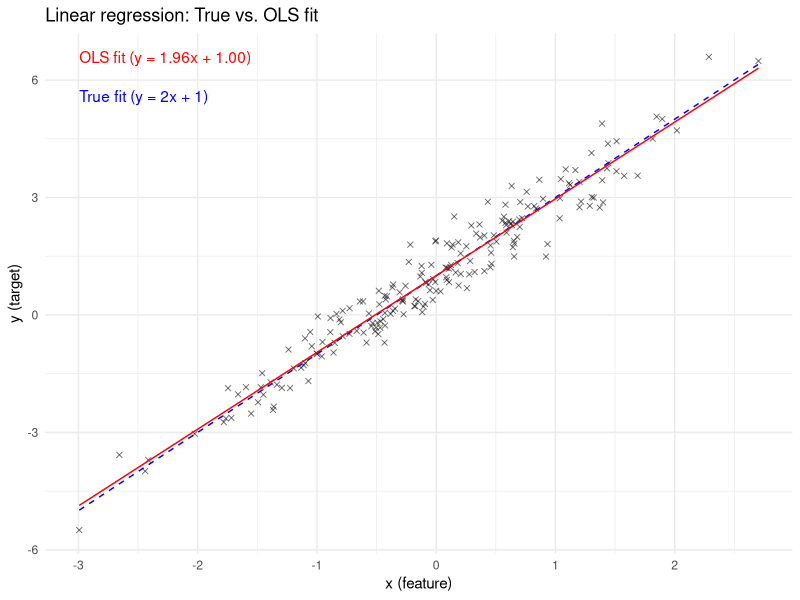
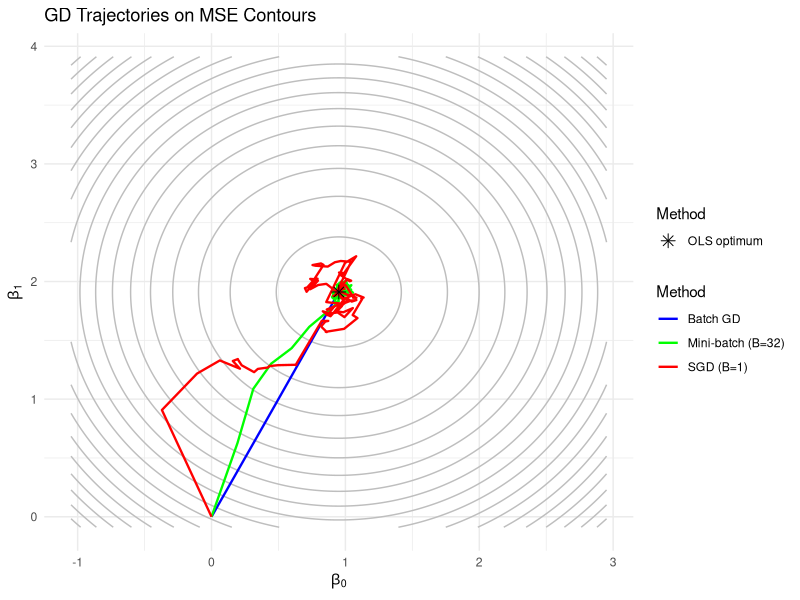
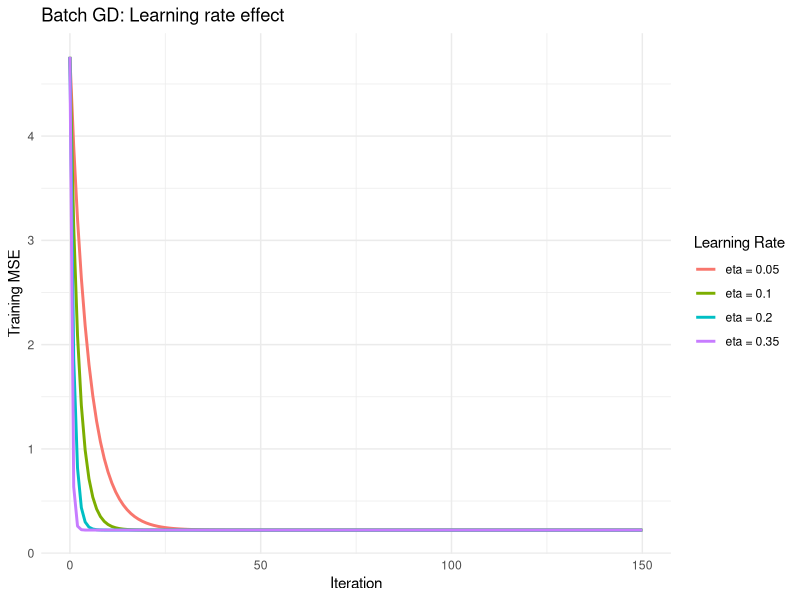
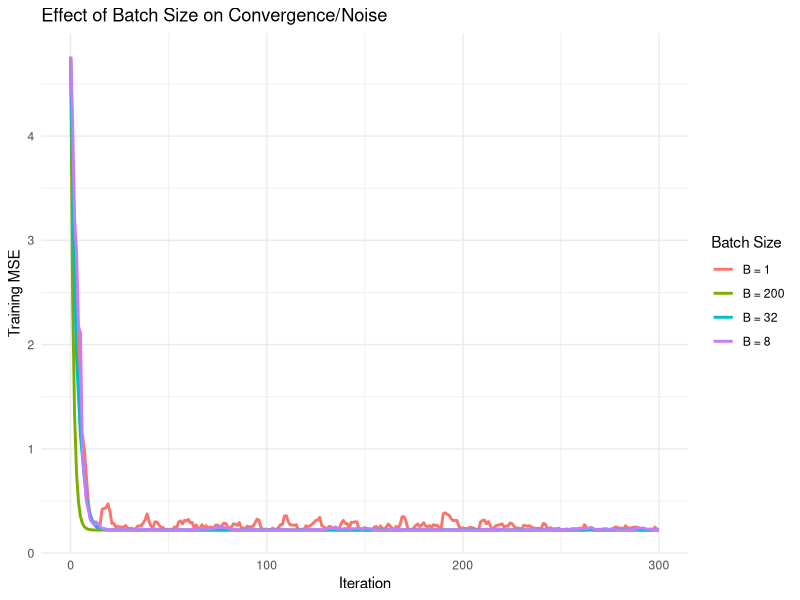
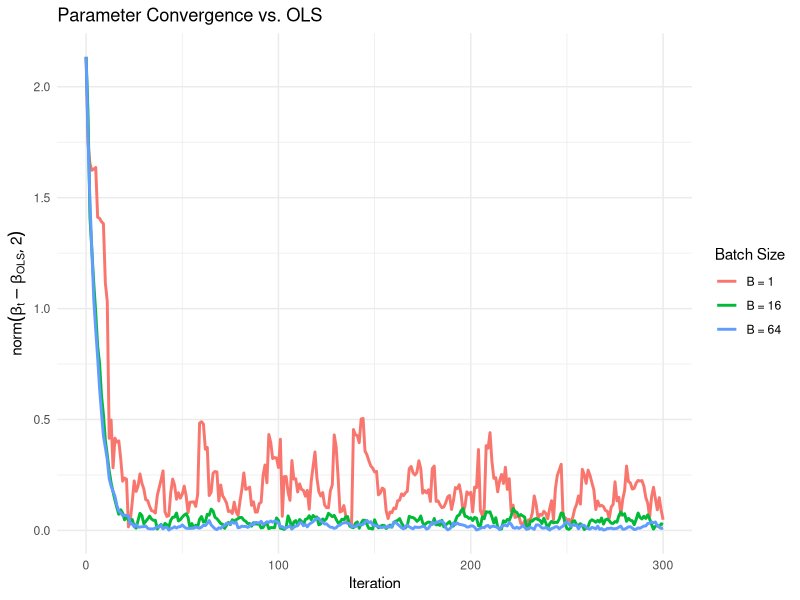
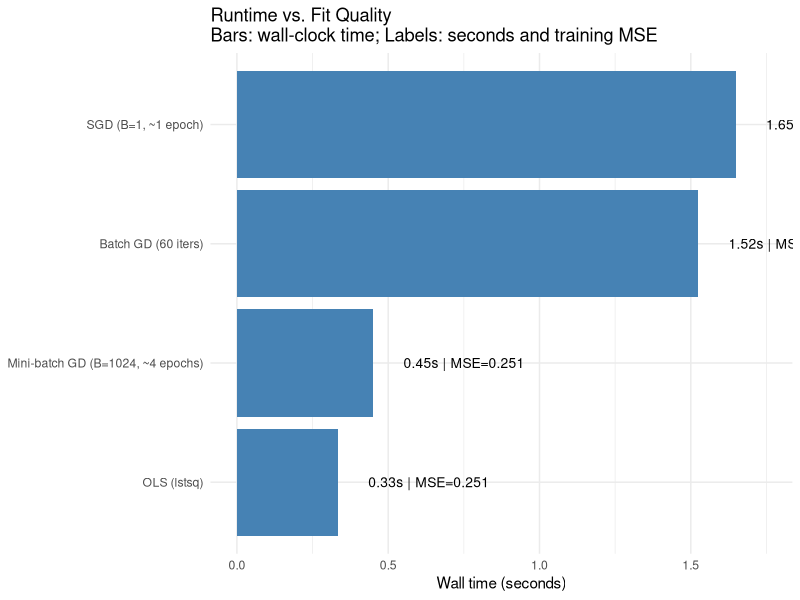

Generate these figures, in order, with R:
## ---- chunk 1
knitr::opts_chunk$set(echo = TRUE)
## ---- chunk 2
# Load necessary library
library(ggplot2)

# Set seed for reproducibility
set.seed(42)

## ---- chunk 3
# Generate synthetic data
n <- 200
x <- rnorm(n)
X <- cbind(1, x)
beta_true <- c(1.0, 2.0)
y <- X %*% beta_true + rnorm(n, sd = 0.5)
## ---- chunk 4

# True line and OLS fit
y_true <- X %*% beta_true
beta_hat <- solve(t(X) %*% X) %*% t(X) %*% y
y_pred <- X %*% beta_hat

# Sort for clean line rendering
order <- order(x)
x_sorted <- x[order]
y_true_sorted <- y_true[order]
y_pred_sorted <- y_pred[order]

# Create data frame for plotting
df <- data.frame(
  x = x,
  y = y,
  x_sorted = x_sorted,
  y_true_sorted = y_true_sorted,
  y_pred_sorted = y_pred_sorted
)

# Plot
ggplot(df, aes(x = x, y = y)) +
  geom_point(alpha = 0.55, shape = 4) +
  geom_line(aes(x = x_sorted, y = y_true_sorted), linetype = "dashed", color = "blue") +
  geom_line(aes(x = x_sorted, y = y_pred_sorted), color = "red") +
  labs(
    title = "Linear regression: True vs. OLS fit",
    x = "x (feature)",
    y = "y (target)"
  ) +
  annotate("text", x = min(x), y = max(y), hjust = 0,
           label = sprintf("OLS fit (y = %.2fx + %.2f)", beta_hat[2], beta_hat[1]),
           color = "red") +
  annotate("text", x = min(x), y = max(y) - 1, hjust = 0,
           label = "True fit (y = 2x + 1)",
           color = "blue") +
  theme_minimal()
## ---- chunk 5
# Standardize feature
Xs <- X
Xs[, 2] <- scale(Xs[, 2])
## ---- chunk 6
# Closed-form OLS
XtX <- t(Xs) %*% Xs
Xty <- t(Xs) %*% y
beta_ols <- solve(XtX, Xty)
## ---- chunk 7
# Gradient Descent Relevant Functions
loss <- function(beta, X_data = Xs, y_data = y) {
  r <- X_data %*% beta - y_data
  mean(r^2)
}

grad <- function(beta, X_data = Xs, y_data = y) {
  r <- X_data %*% beta - y_data
  (2 / length(y_data)) * t(X_data) %*% r
}

run_gd <- function(eta, steps, beta0 = NULL) {
  if (is.null(beta0)) {
    beta <- rep(0, ncol(Xs))  # Initialize beta as a 2D vector
  } else {
    beta <- beta0
  }

  path <- matrix(NA, nrow = steps + 1, ncol = 2)
  losses <- numeric(steps + 1)

  path[1, ] <- beta
  losses[1] <- loss(beta)

  for (i in 1:steps) {
    g <- grad(beta)
    beta <- beta - eta * g
    path[i + 1, ] <- beta
    losses[i + 1] <- loss(beta)
  }

  list(path = path, losses = losses)
}

run_minibatch <- function(eta, steps, B, beta0 = NULL, replace = FALSE) {
  if (is.null(beta0)) {
    beta <- rep(0, ncol(Xs))  # Initialize beta as a 2D vector
  } else {
    beta <- beta0
  }

  path <- matrix(NA, nrow = steps + 1, ncol = 2)
  losses <- numeric(steps + 1)

  path[1, ] <- beta
  losses[1] <- loss(beta)

  for (i in 1:steps) {
    idx <- sample(1:nrow(Xs), size = B, replace = replace)
    Xi <- Xs[idx, , drop = FALSE]
    yi_batch <- y[idx]
    g <- grad(beta, Xi, yi_batch)
    beta <- beta - eta * g
    path[i + 1, ] <- beta
    losses[i + 1] <- loss(beta)
  }

  list(path = path, losses = losses)
}

## ---- chunk 8
# Trajectories: Batch GD, Mini-Batch GD, Stochastic GD
steps <- 120
eta_bgd <- 0.2
eta_mbgd <- 0.15
eta_sgd <- 0.05

bgd <- run_gd(eta_bgd, steps)
mbgd <- run_minibatch(eta_mbgd, steps, B = 32)
sgd  <- run_minibatch(eta_sgd, steps, B = 1)

path_bgd <- bgd$path
path_mbgd <- mbgd$path
path_sgd  <- sgd$path

# Contour grid for J(beta)
b0_vals <- seq(beta_ols[1] - 2.0, beta_ols[1] + 2.0, length.out = 200)
b1_vals <- seq(beta_ols[2] - 2.0, beta_ols[2] + 2.0, length.out = 200)
grid <- expand.grid(b0 = b0_vals, b1 = b1_vals)

# Compute loss at each grid point
grid$loss <- apply(grid, 1, function(b) loss(c(b[1], b[2])))
## ---- chunk 9
# Plot 1 : Contours + Trajectories

## Convert paths to data frames with labels
df_bgd <- data.frame(b0 = path_bgd[, 1], b1 = path_bgd[, 2], method = "Batch GD")
df_mbgd <- data.frame(b0 = path_mbgd[, 1], b1 = path_mbgd[, 2], method = "Mini-batch (B=32)")
df_sgd  <- data.frame(b0 = path_sgd[, 1], b1 = path_sgd[, 2], method = "SGD (B=1)")
df_ols  <- data.frame(b0 = beta_ols[1], b1 = beta_ols[2], method = "OLS optimum")

# Combine all paths
df_all <- rbind(df_bgd, df_mbgd, df_sgd)

# Plot
ggplot(grid, aes(x = b0, y = b1)) +
  geom_contour(aes(z = loss), bins = 20, color = "gray") +
  geom_path(data = df_all, aes(x = b0, y = b1, color = method), size = 0.8) +
  geom_point(data = df_ols, aes(x = b0, y = b1, shape = method), size = 3, color = "black") +
  scale_color_manual(values = c(
    "Batch GD" = "blue",
    "Mini-batch (B=32)" = "green",
    "SGD (B=1)" = "red"
  )) +
  scale_shape_manual(values = c("OLS optimum" = 8)) +
  labs(
    title = "GD Trajectories on MSE Contours",
    x = expression(beta[0]),
    y = expression(beta[1]),
    color = "Method",
    shape = "Method"
  ) +
  theme_minimal()
## ---- chunk 10
# Plot 2: Loss vs iterations for different learning rates (batch GD)
# Define learning rates and number of steps
etas <- c(0.05, 0.1, 0.2, 0.35)
steps <- 150

# Run batch GD for each learning rate and collect losses
loss_data <- data.frame()
for (eta in etas) {
  result <- run_gd(eta, steps)
  df <- data.frame(
    Iteration = 0:steps,
    Loss = result$losses,
    LearningRate = paste0("eta = ", eta)
  )
  loss_data <- rbind(loss_data, df)
}

# Plot
ggplot(loss_data, aes(x = Iteration, y = Loss, color = LearningRate)) +
  geom_line(size = 1) +
  labs(
    title = "Batch GD: Learning rate effect",
    x = "Iteration",
    y = "Training MSE",
    color = "Learning Rate"
  ) +
  theme_minimal()
## ---- chunk 11
# Plot 3: Loss vs iterations for different batch sizes
# Define batch sizes and number of steps
batch_sizes <- c(1, 8, 32, nrow(Xs))
steps <- 300

# Run GD or mini-batch GD for each batch size
loss_data <- data.frame()
for (B in batch_sizes) {
  eta <- if (B == nrow(Xs)) 0.15 else 0.08
  result <- if (B == nrow(Xs)) run_gd(eta, steps) else run_minibatch(eta, steps, B = B)
  df <- data.frame(
    Iteration = 0:steps,
    Loss = result$losses,
    BatchSize = paste0("B = ", B)
  )
  loss_data <- rbind(loss_data, df)
}

# Plot
ggplot(loss_data, aes(x = Iteration, y = Loss, color = BatchSize)) +
  geom_line(size = 1) +
  labs(
    title = "Effect of Batch Size on Convergence/Noise",
    x = "Iteration",
    y = "Training MSE",
    color = "Batch Size"
  ) +
  theme_minimal()
## ---- chunk 12
# Plot 4: Parameter distance to OLS over iterations (mini-batch)
# Define batch sizes and number of steps
batch_sizes <- c(1, 16, 64)
steps <- 300
eta <- 0.08

# Run mini-batch GD and compute distances
dist_data <- data.frame()
for (B in batch_sizes) {
  result <- run_minibatch(eta, steps, B = B)
  path <- result$path
  dist <- apply(path, 1, function(beta) sqrt(sum((beta - beta_ols)^2)))
  df <- data.frame(
    Iteration = 0:steps,
    Distance = dist,
    BatchSize = paste0("B = ", B)
  )
  dist_data <- rbind(dist_data, df)
}

# Plot
ggplot(dist_data, aes(x = Iteration, y = Distance, color = BatchSize)) +
  geom_line(size = 1) +
  labs(
    title = "Parameter Convergence vs. OLS",
    x = "Iteration",
    y = expression(norm(beta[t] - beta[OLS], "2")),
    color = "Batch Size"
  ) +
  theme_minimal()
## ---- chunk 13
# Helper to compute loss on the *full* design used by benchmark.
# If you want to reuse Xs here, it will match plotting data; if you want the
# big benchmark dataset, bind X/y to those before calling these bench functions.
full_loss <- function(beta) {
  r <- X %*% beta - y
  n_ <- length(y)
  sum(r^2) / n_
}

# OLS via QR decomposition. Returns (beta, seconds, train_mse).
run_ols_bench <- function() {
  t0 <- Sys.time()
  beta <- qr.solve(X, y)
  t1 <- Sys.time()
  secs <- as.numeric(difftime(t1, t0, units = "secs"))
  list(beta = beta, time = secs, mse = full_loss(beta))
}

# Full-batch GD. Returns (beta, seconds, train_mse).
run_gd_bench <- function(eta, steps, beta0 = NULL) {
  d <- ncol(X)
  beta <- if (is.null(beta0)) rep(0, d) else beta0

  t0 <- Sys.time()
  for (i in 1:steps) {
    r <- X %*% beta - y
    g <- (2 / length(y)) * t(X) %*% r
    beta <- beta - eta * g
  }
  t1 <- Sys.time()
  secs <- as.numeric(difftime(t1, t0, units = "secs"))
  list(beta = beta, time = secs, mse = full_loss(beta))
}

# Mini-batch GD (default with replacement to mirror benchmark).
run_minibatch_bench <- function(eta, steps, B, beta0 = NULL, replace = TRUE) {
  d <- ncol(X)
  beta <- if (is.null(beta0)) rep(0, d) else beta0

  t0 <- Sys.time()
  for (i in 1:steps) {
    idx <- sample(1:nrow(X), size = B, replace = replace)
    Xi <- X[idx, , drop = FALSE]
    yi_batch <- y[idx]
    r <- Xi %*% beta - yi_batch
    g <- (2 / length(yi_batch)) * t(Xi) %*% r
    beta <- beta - eta * g
  }
  t1 <- Sys.time()
  secs <- as.numeric(difftime(t1, t0, units = "secs"))
  list(beta = beta, time = secs, mse = full_loss(beta))
}

# SGD with B=1. Returns (beta, seconds, train_mse).
run_sgd_bench <- function(eta, steps, beta0 = NULL) {
  d <- ncol(X)
  beta <- if (is.null(beta0)) rep(0, d) else beta0

  t0 <- Sys.time()
  for (i in 1:steps) {
    idx <- sample(1:nrow(X), size = 1)
    xi <- X[idx, ]
    yi_ <- y[idx]
    g <- 2 * xi * (sum(xi * beta) - yi_)
    beta <- beta - eta * g
  }
  t1 <- Sys.time()
  secs <- as.numeric(difftime(t1, t0, units = "secs"))
  list(beta = beta, time = secs, mse = full_loss(beta))
}
## ---- chunk 14
# Big synthetic dataset for benchmarking (n=80,000, d=40)
set.seed(0)
n <- 80000
d <- 40
X <- matrix(rnorm(n * d), nrow = n, ncol = d)
beta_true <- rnorm(d)
y <- X %*% beta_true + rnorm(n, sd = 0.5)

# Standardize columns of X (like before)
X <- scale(X)
Xs <- X  # Optional: keep Xs aligned to X if plotting helpers might fall back to it

# Consolidated runtime vs MSE barplot
rows <- list()

# OLS
ols <- run_ols_bench()
rows[[1]] <- c("OLS (lstsq)", ols$time, ols$mse)

# Batch GD (fixed iters, like benchmark)
eta <- 0.25
iters <- 60
bgd <- run_gd_bench(eta, iters)
rows[[2]] <- c(paste("Batch GD (", iters, " iters)", sep = ""), bgd$time, bgd$mse)

# Mini-batch GD (~4 epochs)
B <- min(1024, n)                        # adapt to dataset size
steps <- max(1, (n %/% B) * 4)           # ~4 epochs; ensure >=1 step
eta_mb <- 0.08
mbgd <- run_minibatch_bench(eta_mb, steps, B = B, replace = TRUE)
rows[[3]] <- c(paste("Mini-batch GD (B=", B, ", ~4 epochs)", sep = ""), mbgd$time, mbgd$mse)

# SGD (~1 epoch)
eta_sgd <- 0.01
sgd_steps <- max(1, n)                   # ~1 epoch; ensure >=1 step
sgd <- run_sgd_bench(eta_sgd, sgd_steps)
rows[[4]] <- c("SGD (B=1, ~1 epoch)", sgd$time, sgd$mse)

# Assemble and sort
df <- do.call(rbind, rows)
df <- as.data.frame(df)
names(df) <- c("Method", "WallTime", "TrainMSE")
df$WallTime <- as.numeric(df$WallTime)
df$TrainMSE <- as.numeric(df$TrainMSE)
df <- df[order(df$WallTime), ]
df$Method <- factor(df$Method, levels = df$Method)

# Plot
ggplot(df, aes(x = WallTime, y = Method)) +
  geom_bar(stat = "identity", fill = "steelblue") +
  geom_text(aes(label = sprintf("%.2fs | MSE=%.3f", WallTime, TrainMSE)),
            hjust = 0, nudge_x = 0.1, size = 3.5) +
  labs(
    title = "Runtime vs. Fit Quality\nBars: wall-clock time; Labels: seconds and training MSE",
    x = "Wall time (seconds)",
    y = NULL
  ) +
  theme_minimal()
